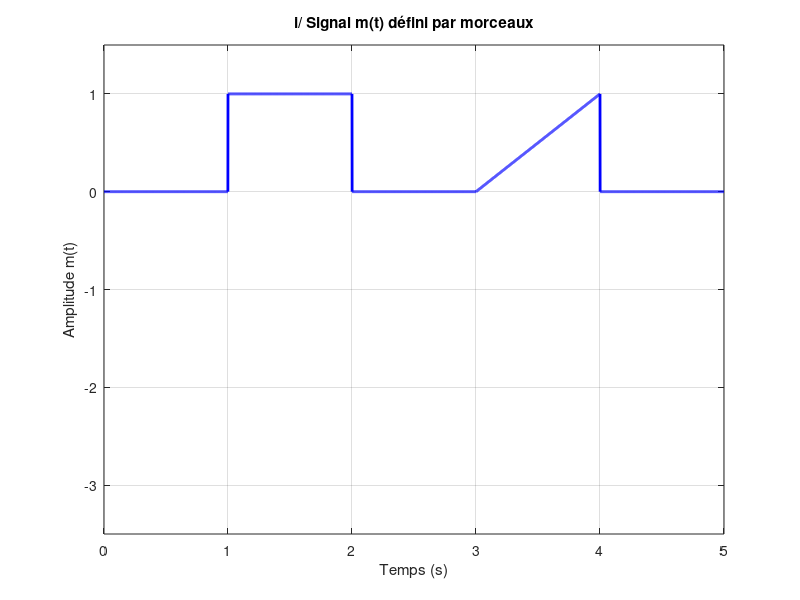
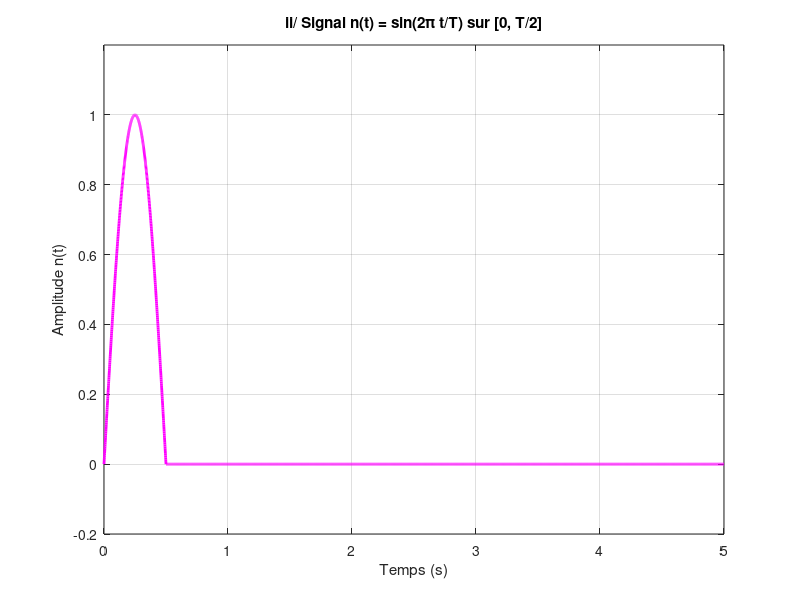
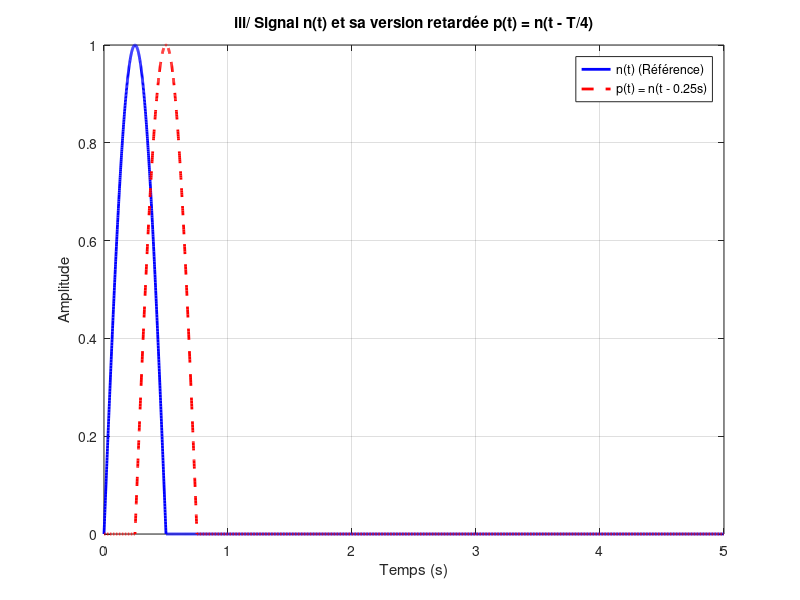

These figures' MATLAB source, in order:
%% Expérience 5 : Génération et Tracé des Signaux par Morceaux et Retardés
% Ce script implémente les questions i/, ii/ et iii/ en utilisant
% T=1s et une fréquence d'échantillonnage élevée.

clc;        % Nettoie la fenêtre de commande
clear;      % Supprime toutes les variables de l'espace de travail
close all;  % Ferme toutes les figures ouvertes

% --- 1. Paramètres Généraux ---
T = 1;         % Période T (choisie à 1 seconde)
Fs = 1000;     % Fréquence d'échantillonnage (pour un tracé lisse)
Ts = 1/Fs;     % Période d'échantillonnage

% Définition du vecteur temps global : [0, 5T] pour couvrir tous les signaux
T_global_start = 0;
T_global_end = 5 * T; 
t = T_global_start : Ts : T_global_end; % Vecteur temps en secondes
N = length(t); % Nombre d'échantillons

% Initialisation des signaux à zéro
m = zeros(1, N);
n = zeros(1, N);
p = zeros(1, N);

% =========================================================================
%% Question i/ : Générer et Tracer le signal m(t)
% m(t) = 1, si t in [T, 2T]
% m(t) = t/T - 3, si t in [3T, 4T]
% m(t) = 0, sinon

% 1. Partie Rectangulaire : m(t)=1, si t in [T, 2T]
idx_m1 = (t >= T) & (t <= 2*T);
m(idx_m1) = 1;

% 2. Partie Linéaire : m(t)=t/T - 3, si t in [3T, 4T]
idx_m2 = (t >= 3*T) & (t <= 4*T);
% On utilise l'opération terme à terme (./ et -)
m(idx_m2) = t(idx_m2) ./ T - 3; 

% Tracé i/
figure('Name', 'Expérience 5 - i/ Signal m(t)');
plot(t, m, 'b-', 'LineWidth', 2); 
title('i/ Signal m(t) défini par morceaux');
xlabel('Temps (s)');
ylabel('Amplitude m(t)');
ylim([-3.5, 1.5]); % Ajustement des limites
grid on;

% =========================================================================
%% Question ii/ : Générer et Tracer le signal n(t)
% n(t) = sin(2*pi*t/T), si t in [0, T/2]
% n(t) = 0, sinon

% Définition n(t) = sin(2*pi*t/T), si t in [0, T/2]
idx_n = (t >= 0) & (t <= T/2);
n(idx_n) = sin(2 * pi * t(idx_n) / T);

% Tracé ii/
figure('Name', 'Expérience 5 - ii/ Signal n(t)');
plot(t, n, 'm-', 'LineWidth', 2); % Trace en magenta
title('ii/ Signal n(t) = sin(2\pi t/T) sur [0, T/2]');
xlabel('Temps (s)');
ylabel('Amplitude n(t)');
ylim([-0.2, 1.2]); 
grid on;

% =========================================================================
%% Question iii/ : Générer et Tracer le signal retardé p(t)
% p(t) = n(t - d), avec d = T/4

d = T / 4; % Retard d = T/4

% Le signal p(t) est n(t-d)
% La condition pour p(t) est que l'argument (t-d) doit être dans [0, T/2]
% Condition sur t : d <= t <= T/2 + d
idx_p = (t >= d) & (t <= T/2 + d);

% Dans cette plage d'indices, p(t) = sin(2*pi*(t-d)/T)
t_delayed = t - d;
p(idx_p) = sin(2 * pi * t_delayed(idx_p) / T);

% Tracé iii/ (n(t) et p(t) ensemble pour montrer le retard)
figure('Name', 'Expérience 5 - iii/ Signal n(t) et sa version retardée p(t)');

% Tracé de n(t) (référence)
plot(t, n, 'b-', 'LineWidth', 2);
hold on; 

% Tracé de p(t) (retardé)
plot(t, p, 'r--', 'LineWidth', 2);
hold off;

title('iii/ Signal n(t) et sa version retardée p(t) = n(t - T/4)');
xlabel('Temps (s)');
ylabel('Amplitude');
legend('n(t) (Référence)', ['p(t) = n(t - ', num2str(d), 's)'], 'Location', 'NorthEast');
grid on;